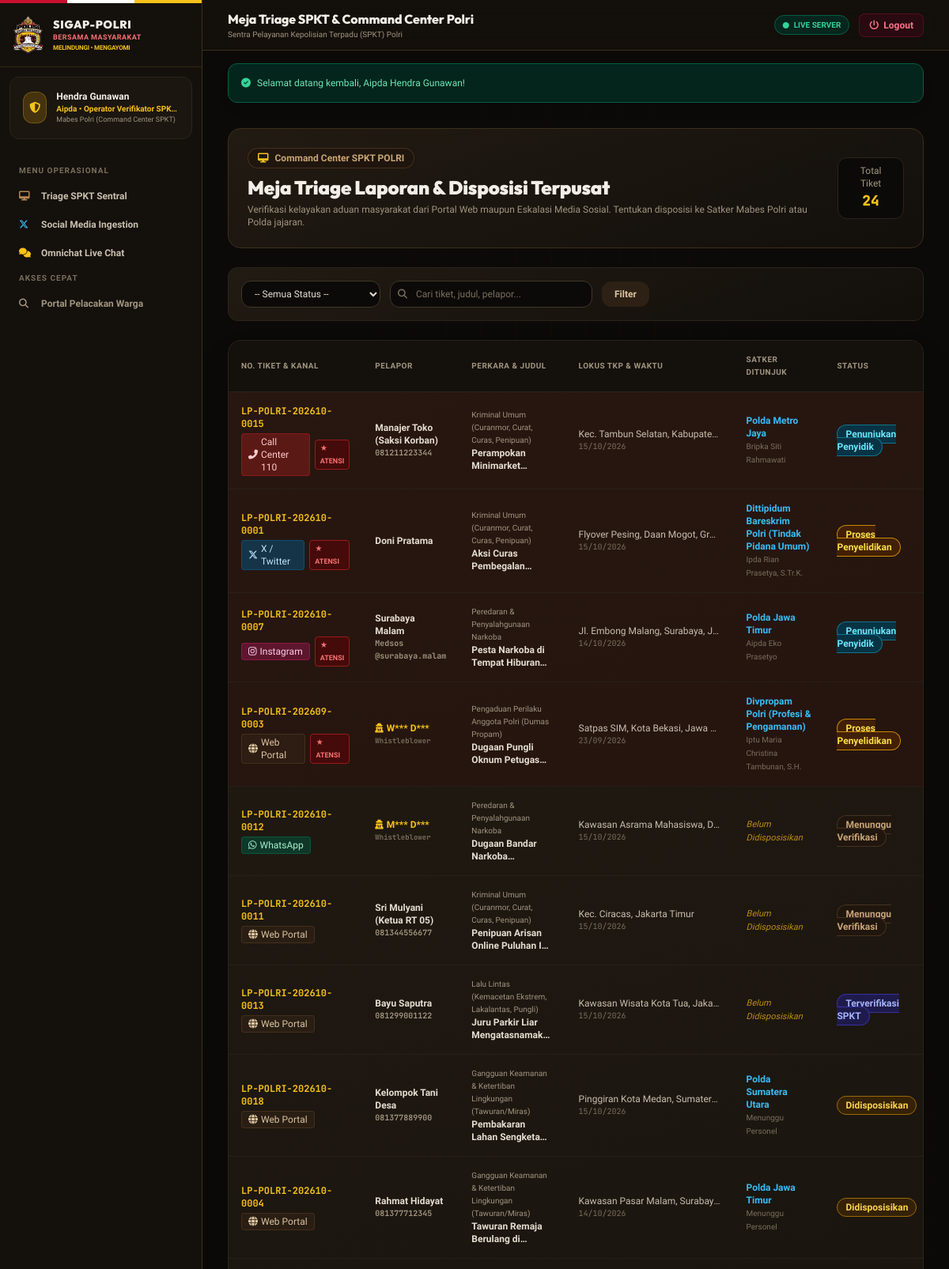
Page /public/spkt (signed in, upper part) on the committed database.
### tables this page shows
CREATE TABLE IF NOT EXISTS `users` (
    `id` INT AUTO_INCREMENT PRIMARY KEY,
    `nrp` VARCHAR(50) NULL UNIQUE COMMENT 'Nomor Registrasi Pokok Anggota Polri (kosong jika warga)',
    `nik` VARCHAR(16) NULL UNIQUE COMMENT 'NIK KTP Pelapor (kosong jika personil dinas)',
    `name` VARCHAR(150) NOT NULL,
    `email` VARCHAR(100) NULL,
    `phone` VARCHAR(25) NOT NULL,
    `password_hash` VARCHAR(255) NOT NULL,
    `must_change_password` TINYINT(1) NOT NULL DEFAULT 0 COMMENT 'Wajib ganti sandi saat login berikutnya',
    `role` ENUM(
        'ROLE_CITIZEN',
        'ROLE_SPKT_OPERATOR',
        'ROLE_CYBER_HUMAS',
        'ROLE_SATKER_HEAD',
        'ROLE_SATKER_ADMIN',
        'ROLE_INVESTIGATOR',
        'ROLE_INTERNAL_AFFAIRS',
        'ROLE_EXECUTIVE',
        'ROLE_SUPERADMIN',
        'ROLE_POSKO_ADMIN',
        'ROLE_POSKO_OPERATOR',
        'ROLE_POSKO_EXECUTIVE'
    ) NOT NULL DEFAULT 'ROLE_CITIZEN',
    `satker_id` INT NULL,
    `rank` VARCHAR(50) NULL COMMENT 'Pangkat Personil: Bripka, Iptu, Kombes, Irjen, dll',
    `position` VARCHAR(100) NULL COMMENT 'Jabatan struktural',
    `avatar_url` VARCHAR(255) NULL,
    `is_active` TINYINT(1) NOT NULL DEFAULT 1,
    `created_at` TIMESTAMP DEFAULT CURRENT_TIMESTAMP,
    `updated_at` TIMESTAMP DEFAULT CURRENT_TIMESTAMP ON UPDATE CURRENT_TIMESTAMP,
    CONSTRAINT `fk_users_satker` FOREIGN KEY (`satker_id`) REFERENCES `satkers`(`id`) ON DELETE SET NULL,
    INDEX `idx_users_role` (`role`),
    INDEX `idx_users_nik` (`nik`),
    INDEX `idx_users_phone` (`phone`)
);

CREATE TABLE IF NOT EXISTS `satkers` (
    `id` INT AUTO_INCREMENT PRIMARY KEY,
    `parent_id` INT NULL,
    `path` VARCHAR(255) NULL COMMENT 'Materialized path id leluhur, mis. /1/10/100/',
    `type` ENUM('MABES', 'POLDA', 'DIREKTORAT', 'POLRES', 'POLSEK') NOT NULL DEFAULT 'POLDA',
    `level` TINYINT NOT NULL DEFAULT 2 COMMENT '1 Polsek, 2 Polres, 3 Polda, 4 Pusat',
    `code` VARCHAR(50) NOT NULL UNIQUE,
    `name` VARCHAR(150) NOT NULL,
    `address` TEXT NULL,
    `phone` VARCHAR(30) NULL,
    `latitude` DECIMAL(10, 8) NULL,
    `longitude` DECIMAL(11, 8) NULL,
    `is_active` TINYINT(1) NOT NULL DEFAULT 1,
    `created_at` TIMESTAMP DEFAULT CURRENT_TIMESTAMP,
    INDEX `idx_satkers_path` (`path`),
    INDEX `idx_satkers_level` (`level`, `is_active`),
    CONSTRAINT `fk_satkers_parent` FOREIGN KEY (`parent_id`) REFERENCES `satkers`(`id`) ON DELETE SET NULL
);

CREATE TABLE IF NOT EXISTS `reports` (
    `id` INT AUTO_INCREMENT PRIMARY KEY,
    `ticket_number` VARCHAR(50) NOT NULL UNIQUE COMMENT 'Format: LP-POLRI-YYYYMM-XXXX',
    `security_pin` VARCHAR(6) NOT NULL COMMENT 'PIN 6-digit untuk pelacakan tiket publik',
    `source_channel` ENUM(
        'WEB_PORTAL',
        'WHATSAPP_BOT',
        'TWITTER_X',
        'INSTAGRAM',
        'FACEBOOK',
        'TIKTOK',
        'CALL_CENTER_110',
        'LIVE_CHAT'
    ) NOT NULL DEFAULT 'WEB_PORTAL',
    `social_feed_id` INT NULL,
    `social_post_url` VARCHAR(255) NULL,
    `reporter_id` INT NULL,
    `is_anonymous` TINYINT(1) NOT NULL DEFAULT 0 COMMENT '1: Rahasiakan identitas dari publik/terlapor',
    `reporter_name_raw` VARCHAR(150) NOT NULL,
    `reporter_nik_raw` VARCHAR(16) NULL,
    `reporter_phone` VARCHAR(25) NOT NULL,
    `category_id` INT NOT NULL,
    `title` VARCHAR(200) NOT NULL,
    `description` TEXT NOT NULL,
    `incident_date` DATE NOT NULL,
    `incident_time` TIME NULL,
    `incident_location` TEXT NOT NULL,
    `latitude` DECIMAL(10, 8) NULL,
    `longitude` DECIMAL(11, 8) NULL,
    `current_satker_id` INT NULL,
    `assigned_investigator_id` INT NULL,
    `status` ENUM(
        'DRAFT',
        'SUBMITTED',
        'VERIFIED_SPKT',
        'DISPATCHED',
        'ASSIGNED',
        'INVESTIGATING',
        'CLOSED',
        'REJECTED'
    ) NOT NULL DEFAULT 'SUBMITTED',
    `urgency_level` ENUM('NORMAL', 'HIGH', 'EMERGENCY') NOT NULL DEFAULT 'NORMAL',
    `is_kapolda_attention` TINYINT(1) NOT NULL DEFAULT 0,
    `kapolda_attention_at` DATETIME NULL,
    `rejection_reason` TEXT NULL,
    `sla_deadline` DATETIME NULL,
    `closed_at` DATETIME NULL,
    `created_at` TIMESTAMP DEFAULT CURRENT_TIMESTAMP,
    `updated_at` TIMESTAMP DEFAULT CURRENT_TIMESTAMP ON UPDATE CURRENT_TIMESTAMP,
    CONSTRAINT `fk_reports_reporter` FOREIGN KEY (`reporter_id`) REFERENCES `users`(`id`) ON DELETE SET NULL,
    CONSTRAINT `fk_reports_category` FOREIGN KEY (`category_id`) REFERENCES `report_categories`(`id`),
    CONSTRAINT `fk_reports_satker` FOREIGN KEY (`current_satker_id`) REFERENCES `satkers`(`id`) ON DELETE SET NULL,
    CONSTRAINT `fk_reports_investigator` FOREIGN KEY (`assigned_investigator_id`) REFERENCES `users`(`id`) ON DELETE SET NULL,
    CONSTRAINT `fk_reports_social` FOREIGN KEY (`social_feed_id`) REFERENCES `social_feeds`(`id`) ON DELETE SET NULL,
    INDEX `idx_reports_ticket` (`ticket_number`),
    INDEX `idx_reports_status` (`status`),
    INDEX `idx_reports_kapolda` (`is_kapolda_attention`),
    INDEX `idx_reports_created` (`created_at`)
);

CREATE TABLE IF NOT EXISTS `report_categories` (
    `id` INT AUTO_INCREMENT PRIMARY KEY,
    `code` VARCHAR(50) NOT NULL UNIQUE,
    `name` VARCHAR(100) NOT NULL,
    `default_satker_type` ENUM('DIREKTORAT', 'POLDA', 'POLRES') NOT NULL DEFAULT 'DIREKTORAT',
    `sla_hours` INT NOT NULL DEFAULT 72 COMMENT 'Batas jam tanggap awal standar',
    `icon` VARCHAR(50) NULL,
    `description` TEXT NULL
);

### app/views/backoffice/spkt_triage.php (the view, shortened to what the rows shown need)
<div class="space-y-6">
  <div class="flex flex-col sm:flex-row sm:items-center justify-between gap-4 polri-glass-card p-6 rounded-2xl border border-[#3B2F1C]">
    <div>
      <h2 class="text-xl sm:text-2xl font-black text-slate-100 font-heading">
        Meja Triage Laporan & Disposisi Terpusat
      </h2>
    </div>
  </div>
  <div class="polri-glass-card rounded-2xl border border-slate-800 overflow-hidden shadow-2xl">
    <div class="overflow-x-auto">
      <table class="w-full text-left text-xs">
        <thead class="bg-[#14100C] text-slate-400 border-b border-slate-800 uppercase font-semibold text-[10px] tracking-wider">
          <tr>
            <th class="p-4">No. Tiket & Kanal</th>
            <th class="p-4">Pelapor</th>
            <th class="p-4">Perkara & Judul</th>
            <th class="p-4">Lokus TKP & Waktu</th>
            <th class="p-4">Satker Ditunjuk</th>
            <th class="p-4">Status</th>
          </tr>
        </thead>
        <tbody class="divide-y divide-slate-800/80">
          <?php if (empty($reports)): ?>
            <tr>
              <td colspan="7" class="p-8 text-center text-slate-500">
                Tidak ada laporan yang sesuai dengan kriteria filter saat ini.
              </td>
            </tr>
          <?php else: ?>
            <?php foreach ($reports as $r): ?>
              <tr class="hover:bg-slate-900/60 transition-colors <?= $r['is_kapolda_attention'] ? 'bg-red-950/20' : '' ?>">
                <td class="p-4">
                  <div class="font-mono font-bold text-amber-400"><?= htmlspecialchars($r['ticket_number']) ?></div>
                  <div class="mt-1 flex items-center gap-1.5">
                    <?= \App\Config\Constants::getChannelBadge($r['source_channel']) ?>
                    <?php if ($r['is_kapolda_attention']): ?>
                      <span class="px-1.5 py-0.5 rounded bg-red-950 text-red-400 border border-red-800 font-extrabold text-[9px] animate-pulse">
                        ★ ATENSI
                      </span>
                    <?php endif; ?>
                  </div>
                </td>
                <td class="p-4">
                  <div class="font-bold text-slate-200">
                    <?php if ($r['is_anonymous']): ?>
                      <span class="text-amber-400 flex items-center gap-1">
                        <i class="fas fa-user-secret text-xs"></i>
                        <?= htmlspecialchars(substr($r['reporter_name_raw'], 0, 1) . '*** D***') ?>
                      </span>
                      <span class="text-[9px] text-slate-500 font-mono block">Whistleblower</span>
                    <?php else: ?>
                      <?= htmlspecialchars($r['reporter_name_raw']) ?>
                      <span class="text-[10px] text-slate-400 font-mono block"><?= htmlspecialchars($r['reporter_phone']) ?></span>
                    <?php endif; ?>
                  </div>
                </td>
                <td class="p-4 max-w-xs">
                  <span class="text-[10px] text-slate-400 font-medium block"><?= htmlspecialchars($r['category_name']) ?></span>
                  <span class="font-semibold text-slate-200 line-clamp-2"><?= htmlspecialchars($r['title']) ?></span>
                </td>
                <td class="p-4 text-slate-300">
                  <div class="truncate max-w-[180px]"><?= htmlspecialchars($r['incident_location']) ?></div>
                  <span class="text-[10px] text-slate-500 block font-mono"><?= date('d/m/Y', strtotime($r['incident_date'])) ?></span>
                </td>
                <td class="p-4">
                  <?php if (!empty($r['satker_name'])): ?>
                    <span class="font-bold text-sky-400 block"><?= htmlspecialchars($r['satker_name']) ?></span>
                    <span class="text-[10px] text-slate-500">
                      <?= $r['investigator_name'] ? htmlspecialchars($r['investigator_rank'] . ' ' . $r['investigator_name']) : 'Menunggu Personel' ?>
                    </span>
                  <?php else: ?>
                    <span class="text-amber-500/80 italic text-[11px]">Belum Didisposisikan</span>
                  <?php endif; ?>
                </td>
                <td class="p-4">
                  <?= \App\Config\Constants::getStatusBadge($r['status']) ?>
                </td>
              </tr>
            <?php endforeach; ?>
          <?php endif; ?>
        </tbody>
      </table>
    </div>
  </div>
</div>

### app/config/Constants.php (shortened to what the rows shown need)
<?php
class Constants
{
    public static function getStatusBadge(string $status): string
    {
        return match ($status) {
            self::STATUS_DRAFT => '<span class="px-2.5 py-1 text-xs font-semibold rounded-full bg-slate-800 text-slate-300 border border-slate-700">Draf</span>',
            self::STATUS_SUBMITTED => '<span class="px-2.5 py-1 text-xs font-semibold rounded-full bg-blue-950 text-blue-300 border border-blue-800 animate-pulse">Menunggu Verifikasi</span>',
            self::STATUS_VERIFIED_SPKT => '<span class="px-2.5 py-1 text-xs font-semibold rounded-full bg-indigo-950 text-indigo-300 border border-indigo-800">Terverifikasi SPKT</span>',
            self::STATUS_DISPATCHED => '<span class="px-2.5 py-1 text-xs font-semibold rounded-full bg-amber-950 text-amber-300 border border-amber-700">Didisposisikan</span>',
            self::STATUS_ASSIGNED => '<span class="px-2.5 py-1 text-xs font-semibold rounded-full bg-cyan-950 text-cyan-300 border border-cyan-700">Penunjukan Penyidik</span>',
            self::STATUS_INVESTIGATING => '<span class="px-2.5 py-1 text-xs font-semibold rounded-full bg-yellow-950 text-yellow-300 border border-yellow-600">Proses Penyelidikan</span>',
            self::STATUS_CLOSED => '<span class="px-2.5 py-1 text-xs font-semibold rounded-full bg-emerald-950 text-emerald-300 border border-emerald-600">Selesai (BAP)</span>',
            self::STATUS_REJECTED => '<span class="px-2.5 py-1 text-xs font-semibold rounded-full bg-rose-950 text-rose-300 border border-rose-800">Ditolak</span>',
            default => '<span class="px-2.5 py-1 text-xs font-semibold rounded-full bg-gray-800 text-gray-300">'.htmlspecialchars($status, ENT_QUOTES, 'UTF-8').'</span>'
        };
    }
    public static function getChannelBadge(string $channel): string
    {
        return match ($channel) {
            self::CHANNEL_WEB => '<span class="inline-flex items-center gap-1 px-2 py-0.5 text-xs font-medium rounded bg-blue-900/60 text-blue-200 border border-blue-700/50"><i class="fas fa-globe"></i> Web Portal</span>',
            self::CHANNEL_WA => '<span class="inline-flex items-center gap-1 px-2 py-0.5 text-xs font-medium rounded bg-emerald-900/60 text-emerald-200 border border-emerald-700/50"><i class="fab fa-whatsapp"></i> WhatsApp</span>',
            self::CHANNEL_TWITTER => '<span class="inline-flex items-center gap-1 px-2 py-0.5 text-xs font-medium rounded bg-sky-900/60 text-sky-200 border border-sky-700/50"><i class="fab fa-x-twitter"></i> X / Twitter</span>',
            self::CHANNEL_IG => '<span class="inline-flex items-center gap-1 px-2 py-0.5 text-xs font-medium rounded bg-pink-900/60 text-pink-200 border border-pink-700/50"><i class="fab fa-instagram"></i> Instagram</span>',
            self::CHANNEL_FB => '<span class="inline-flex items-center gap-1 px-2 py-0.5 text-xs font-medium rounded bg-indigo-900/60 text-indigo-200 border border-indigo-700/50"><i class="fab fa-facebook"></i> Facebook</span>',
            self::CHANNEL_TIKTOK => '<span class="inline-flex items-center gap-1 px-2 py-0.5 text-xs font-medium rounded bg-slate-900/80 text-slate-200 border border-slate-600"><i class="fab fa-tiktok"></i> TikTok</span>',
            self::CHANNEL_LIVECHAT => '<span class="inline-flex items-center gap-1 px-2 py-0.5 text-xs font-medium rounded bg-amber-900/60 text-amber-200 border border-amber-700/50"><i class="fas fa-comments"></i> Live Chat</span>',
            self::CHANNEL_110 => '<span class="inline-flex items-center gap-1 px-2 py-0.5 text-xs font-medium rounded bg-red-900/60 text-red-200 border border-red-700/50"><i class="fas fa-phone-alt"></i> Call Center 110</span>',
            default => '<span class="px-2 py-0.5 text-xs rounded bg-slate-800 text-slate-300">'.htmlspecialchars($channel, ENT_QUOTES, 'UTF-8').'</span>'
        };
    }
}

### app/views/layouts/admin.php (shortened to what the rows shown need)
<!DOCTYPE html>
<html lang="id">
<head>
  <?php require __DIR__ . "/_head.php"; ?>
  <link rel="stylesheet" href="https://unpkg.com/leaflet@1.9.4/dist/leaflet.css" />
</head>
<body class="bg-[#0C0A08] text-slate-100 min-h-screen flex selection:bg-amber-500 selection:text-slate-950">
  <aside id="sidebar" aria-label="Menu navigasi"
         class="w-64 bg-[#14100C] border-r border-[#3B2F1C] flex flex-col justify-between flex-shrink-0 h-screen overflow-y-auto fixed inset-y-0 left-0 z-50 -translate-x-full transition-transform duration-200 md:sticky md:top-0 md:translate-x-0">
    <div>
      <div class="p-4 mx-3 my-3 rounded-xl bg-[#1B1610] border border-slate-800 flex items-center gap-3">
        <div class="overflow-hidden">
          <div class="text-xs font-bold text-slate-100 truncate"><?= htmlspecialchars($authUser['name'] ?? 'Personil') ?></div>
          <div class="text-[10px] text-amber-400 font-semibold truncate"><?= htmlspecialchars($authUser['rank'] ?? 'Polri') ?> • <?= htmlspecialchars($authUser['position'] ?? 'Staf') ?></div>
          <div class="text-[9px] text-slate-400 truncate"><?= htmlspecialchars($authUser['satker_name'] ?? 'Mabes Polri') ?></div>
        </div>
      </div>
    </div>
  </aside>
  <div class="flex-1 flex flex-col min-w-0">
    <header class="h-16 bg-[#14100C]/90 border-b border-[#3B2F1C] px-4 sm:px-8 flex items-center justify-between sticky top-0 z-40 backdrop-blur-md">
      <div class="flex items-center gap-3">
        <div>
          <h1 class="text-sm sm:text-base font-extrabold text-slate-100 font-heading">
            <?= htmlspecialchars($pageTitle ?? 'Dashboard Operasional') ?>
          </h1>
        </div>
      </div>
    </header>
    <main class="hud-grid relative isolate flex-1 p-4 sm:p-8">
      <?= $content ?>
    </main>
  </div>
</body>
</html>

### rows in the picture
users: name "Hendra Gunawan", rank "Aipda", position "Operator Verifikator SPK…", satker.name "Mabes Polri (Command Center SPKT)"
reports: ticket_number "LP-POLRI-202610-0015", source_channel "Call Center 110", is_kapolda_attention "★ ATENSI", reporter_name_raw "Manajer Toko (Saksi Korban)", reporter_phone "081211223344", category.name "Kriminal Umum (Curanmor, Curat, Curas, Penipuan)", title "Perampokan…", incident_location "Kec. Tambun Selatan, Kabupate…", incident_date "15/10/2026", current_satker.name "Polda Metro Jaya", assigned_investigator.name "Bripka Siti Rahmawati", status "Penunjukan Penyidik"
reports: ticket_number "LP-POLRI-202610-0001", source_channel "X / Twitter", is_kapolda_attention "★ ATENSI", reporter_name_raw "Doni Pratama", category.name "Kriminal Umum (Curanmor, Curat, Curas, Penipuan)", title "Aksi Curas…", incident_location "Flyover Pesing, Daan Mogot, Gr…", incident_date "15/10/2026", current_satker.name "Dittipidum Bareskrim Polri (Tindak Pidana Umum)", assigned_investigator.name "Ipda Rian Prasetya, S.Tr.K.", status "Proses Penyelidikan"
reports: ticket_number "LP-POLRI-202610-0007", source_channel "Instagram", is_kapolda_attention "★ ATENSI", reporter_name_raw "Surabaya Malam", reporter_phone "Medsos @surabaya.malam", category.name "Peredaran & Penyalahgunaan Narkoba", title "Pesta Narkoba di Tempat…", incident_location "Jl. Embong Malang, Surabaya, J…", incident_date "14/10/2026", current_satker.name "Polda Jawa Timur", assigned_investigator.name "Aipda Eko Prasetyo", status "Penunjukan Penyidik"
reports: ticket_number "LP-POLRI-202609-0003", source_channel "Web Portal", is_kapolda_attention "★ ATENSI", reporter_name_raw "W*** D***", category.name "Pengaduan Perilaku Anggota Polri (Dumas Propam)", title "Dugaan Pungli Oknum…", incident_location "Satpas SIM, Kota Bekasi, Jawa…", incident_date "23/09/2026", current_satker.name "Divpropam Polri (Profesi & Pengamanan)", assigned_investigator.name "Iptu Maria Christina Tambunan, S.H.", status "Proses Penyelidikan"
reports: ticket_number "LP-POLRI-202610-0012", source_channel "WhatsApp", reporter_name_raw "M*** D***", category.name "Peredaran & Penyalahgunaan Narkoba", title "Dugaan Bandar…", incident_location "Kawasan Asrama Mahasiswa, D…", incident_date "15/10/2026", shows "Belum Didisposisikan", status "Menunggu Verifikasi"
reports: ticket_number "LP-POLRI-202610-0011", source_channel "Web Portal", reporter_name_raw "Sri Mulyani (Ketua RT 05)", reporter_phone "081344556677", category.name "Kriminal Umum (Curanmor, Curat, Curas, Penipuan)", title "Penipuan Arisan Online Puluhan…", incident_location "Kec. Ciracas, Jakarta Timur", incident_date "15/10/2026", shows "Belum Didisposisikan", status "Menunggu Verifikasi"
reports: ticket_number "LP-POLRI-202610-0013", source_channel "Web Portal", reporter_name_raw "Bayu Saputra", reporter_phone "081299001122", category.name "Lalu Lintas (Kemacetan Ekstrem, Lakalantas, Pungli)", title "Juru Parkir Liar…", incident_location "Kawasan Wisata Kota Tua, Jaka…", incident_date "15/10/2026", shows "Belum Didisposisikan", status "Terverifikasi SPKT"
reports: ticket_number "LP-POLRI-202610-0018", source_channel "Web Portal", reporter_name_raw "Kelompok Tani Desa", reporter_phone "081377889900", category.name "Gangguan Keamanan & Ketertiban Lingkungan (Tawuran/Miras)", title "Pembakaran Lahan…", incident_location "Pinggiran Kota Medan, Sumater…", incident_date "15/10/2026", current_satker.name "Polda Sumatera Utara", shows "Menunggu Personel", status "Didisposisikan"
reports: ticket_number "LP-POLRI-202610-0004", source_channel "Web Portal", reporter_name_raw "Rahmat Hidayat", reporter_phone "081377712345", category.name "Gangguan Keamanan & Ketertiban Lingkungan (Tawuran/Miras)", title "Tawuran Remaja Berulang…", incident_location "Kawasan Pasar Malam, Surabay…", incident_date "14/10/2026", current_satker.name "Polda Jawa Timur", shows "Menunggu Personel", status "Didisposisikan"

### other values in the picture
$pageTitle "Meja Triage SPKT & Command Center Polri"
$pager['total'] "24"
